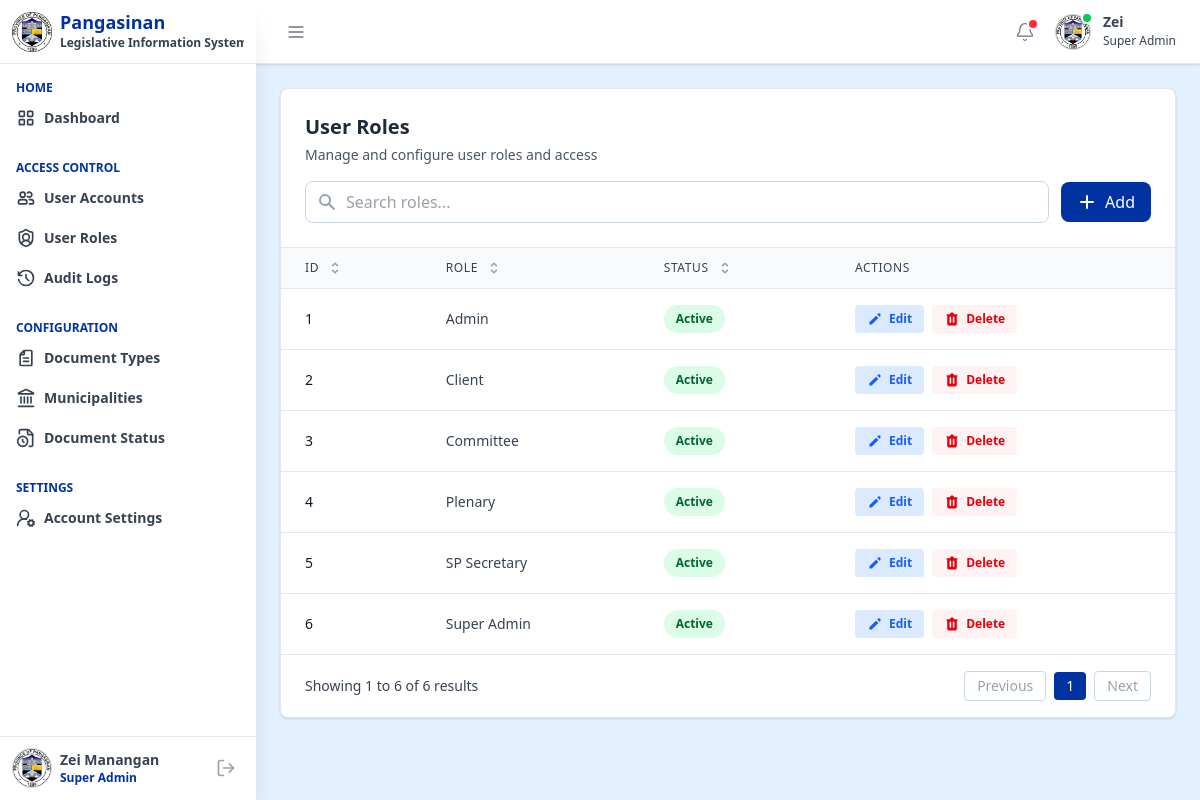
Screenshot of /pages/super_admin/user_roles.php (signed in) with the database file from the repository.
### tables this page shows
CREATE TABLE `user_roles` (
  `user_role_id` int NOT NULL,
  `user_role_name` varchar(255) NOT NULL,
  `status` enum('active','inactive') DEFAULT 'active',
  `is_deleted` tinyint(1) DEFAULT '0',
  `created_at` datetime DEFAULT CURRENT_TIMESTAMP,
  `updated_at` datetime DEFAULT CURRENT_TIMESTAMP ON UPDATE CURRENT_TIMESTAMP,
  `created_by` int DEFAULT NULL,
  `updated_by` int DEFAULT NULL
);

### includes/fetch_roles_data.php (called while the page is built, shortened)
<?php
require_once 'db.php';
function getAllRoles() {
    global $pdo;
    try {
        $query = "
            SELECT
                user_role_id,
                user_role_name,
                status,
                created_at,
                updated_at
            FROM user_roles
            WHERE is_deleted = FALSE
            ORDER BY user_role_id ASC
        ";
        $stmt = $pdo->prepare($query);
        $stmt->execute();
        return $stmt->fetchAll(PDO::FETCH_ASSOC);
    } catch (PDOException $e) {
        return ['error' => 'Database error: ' . $e->getMessage()];
    }
}
?>

### pages/super_admin/user_roles.php (the view, shortened to what this page needs)
<?php
include '../../components/header.php';
include '../../includes/fetch_roles_data.php';
$roles = getAllRoles();
?>
<div class="">
    <?php include '../../components/sidebar.php'; ?>
    <div class="flex-1 md:ml-64 min-h-screen">
        <?php
        include '../../components/topbar.php';
        ?>
        <main class="p-6">
            <div class="bg-white rounded-lg shadow-sm border border-slate-200">
                <div class="p-6 border-b border-slate-200">
                    <div class="flex flex-col gap-4">
                        <div>
                            <h2 class="text-xl font-bold text-gray-800">User Roles</h2>
                            <p class="text-sm text-gray-600 mt-1">Manage and configure user roles and access</p>
                        </div>
                        <div class="flex items-center gap-3 w-full">
                            <div class="relative flex-1">
                                <div class="absolute inset-y-0 left-0 pl-3 flex items-center pointer-events-none">
                                    <svg class="h-5 w-5 text-gray-400" xmlns="http://www.w3.org/2000/svg"
                                        viewBox="0 0 20 20" fill="currentColor">
                                        <path fill-rule="evenodd"
                                            d="M8 4a4 4 0 100 8 4 4 0 000-8zM2 8a6 6 0 1110.89 3.476l4.817 4.817a1 1 0 01-1.414 1.414l-4.816-4.816A6 6 0 012 8z"
                                            clip-rule="evenodd" />
                                    </svg>
                                </div>
                                <input type="text" id="searchInput" placeholder="Search roles..."
                                    class="pl-10 pr-4 py-2 border border-slate-300 rounded-lg outline-none w-full focus:ring-2 focus:ring-[#0033A1] focus:border-transparent"
                                    onkeyup="filterTable()">
                            </div>
                            <button onclick="openModal('role-add-modal')"
                                class="px-4 py-2 bg-[#0033A1] text-white rounded-lg hover:bg-blue-800 transition-colors duration-200 font-medium flex items-center gap-2 cursor-pointer whitespace-nowrap">
                                <svg class="h-5 w-5" xmlns="http://www.w3.org/2000/svg" viewBox="0 0 20 20"
                                    fill="currentColor">
                                    <path fill-rule="evenodd"
                                        d="M10 3a1 1 0 00-1 1v5H4a1 1 0 100 2h5v5a1 1 0 102 0v-5h5a1 1 0 100-2h-5V4a1 1 0 00-1-1z"
                                        clip-rule="evenodd" />
                                </svg>
                                Add
                            </button>
                        </div>
                    </div>
                </div>
                <div class="overflow-x-auto">
                    <table id="usersTable" class="min-w-full divide-y divide-slate-200">
                        <thead class="bg-slate-50">
                            <tr>
                                <th scope="col"
                                    class="px-6 py-3 text-left text-xs font-medium text-gray-700 uppercase tracking-wider cursor-pointer"
                                    onclick="sortTable(0)">
                                    <div class="flex items-center gap-2">
                                        ID
                                    </div>
                                </th>
                                <th scope="col"
                                    class="px-6 py-3 text-left text-xs font-medium text-gray-700 uppercase tracking-wider cursor-pointer"
                                    onclick="sortTable(1)">
                                    <div class="flex items-center gap-2">
                                        Role
                                    </div>
                                </th>
                                <th scope="col"
                                    class="px-6 py-3 text-left text-xs font-medium text-gray-700 uppercase tracking-wider cursor-pointer"
                                    onclick="sortTable(2)">
                                    <div class="flex items-center gap-2">
                                        Status
                                    </div>
                                </th>
                                <th scope="col"
                                    class="px-6 py-3 text-left text-xs font-medium text-gray-700 uppercase tracking-wider">
                                    Actions
                                </th>
                            </tr>
                        </thead>
                        <tbody class="bg-white divide-y divide-slate-200" id="tableBody">
                            <?php if (isset($roles['error'])): ?>
                                <tr>
                                    <td colspan="4" class="px-6 py-8 text-center text-red-600">
                                        <?php echo htmlspecialchars($roles['error']); ?>
                                    </td>
                                </tr>
                            <?php elseif (empty($roles)): ?>
                            <?php else: ?>
                                <?php foreach ($roles as $role): ?>
                                    <tr class="hover:bg-slate-50 transition-colors duration-150">
                                        <td class="px-6 py-4 whitespace-nowrap text-sm font-medium text-gray-900">
                                            <?php echo htmlspecialchars($role['user_role_id']); ?>
                                        </td>
                                        <td class="px-6 py-4 whitespace-nowrap text-sm text-gray-700">
                                            <?php echo htmlspecialchars($role['user_role_name']); ?>
                                        </td>
                                        <td class="px-6 py-4 whitespace-nowrap">
                                            <?php
                                            $statusClass = $role['status'] === 'active'
                                                ? 'bg-green-100 text-green-800'
                                                : 'bg-gray-200 text-gray-800';
                                            ?>
                                            <span
                                                class="px-3 py-1 inline-flex text-xs leading-5 font-semibold rounded-full <?php echo $statusClass; ?>">
                                                <?php echo htmlspecialchars(ucfirst($role['status'])); ?>
                                            </span>
                                        </td>
                                        <td class="px-6 py-4 whitespace-nowrap text-sm font-medium">
                                            <div class="flex items-center gap-2">
                                                <button onclick="editRole(<?php echo $role['user_role_id']; ?>)" class="inline-flex items-center gap-1.5 px-3 py-1.5 text-xs font-bold text-blue-600 bg-blue-100 hover:bg-blue-200 rounded transition duration-150 cursor-pointer">
                                                    <svg class="h-4 w-4" xmlns="http://www.w3.org/2000/svg" viewBox="0 0 20 20"
                                                        fill="currentColor">
                                                        <path
                                                            d="M13.586 3.586a2 2 0 112.828 2.828l-.793.793-2.828-2.828.793-.793zM11.379 5.793L3 14.172V17h2.828l8.38-8.379-2.83-2.828z" />
                                                    </svg>
                                                    Edit
                                                </button>
                                                <button
                                                    onclick="deleteRole(<?php echo $role['user_role_id']; ?>, '<?php echo htmlspecialchars($role['user_role_name']); ?>')"
                                                    class="inline-flex items-center gap-1.5 px-3 py-1.5 text-xs font-bold text-red-600 bg-red-50 hover:text-red-900 rounded transition duration-150 cursor-pointer">
                                                    Delete
                                                </button>
                                            </div>
                                        </td>
                                    </tr>
                                <?php endforeach; ?>
                            <?php endif; ?>
                        </tbody>
                    </table>
                </div>
                <div
                    class="px-6 py-4 border-t border-slate-200 flex flex-col sm:flex-row items-center justify-between gap-4">
                    <div id="paginationInfo" class="text-sm text-gray-700">
                    </div>
                    <div id="paginationContainer" class="flex items-center space-x-2">
                    </div>
                </div>
            </div>
        </main>
    </div>
</div>
</body>
</html>

### components/sidebar.php (style rules this page uses)
@media (min-width: 768px) { .md\:ml-64 { transition: margin-left 0.3s ease; } }

### rows the page displays
user_roles: user_role_id "1", user_role_name "Admin", status "Active"
user_roles: user_role_id "2", user_role_name "Client", status "Active"
user_roles: user_role_id "3", user_role_name "Committee", status "Active"
user_roles: user_role_id "4", user_role_name "Plenary", status "Active"
user_roles: user_role_id "5", user_role_name "SP Secretary", status "Active"
user_roles: user_role_id "6", user_role_name "Super Admin", status "Active"

### other values shown
$_SESSION['role_name'] "Super Admin"
$_SESSION['first_name'] "Zei"
